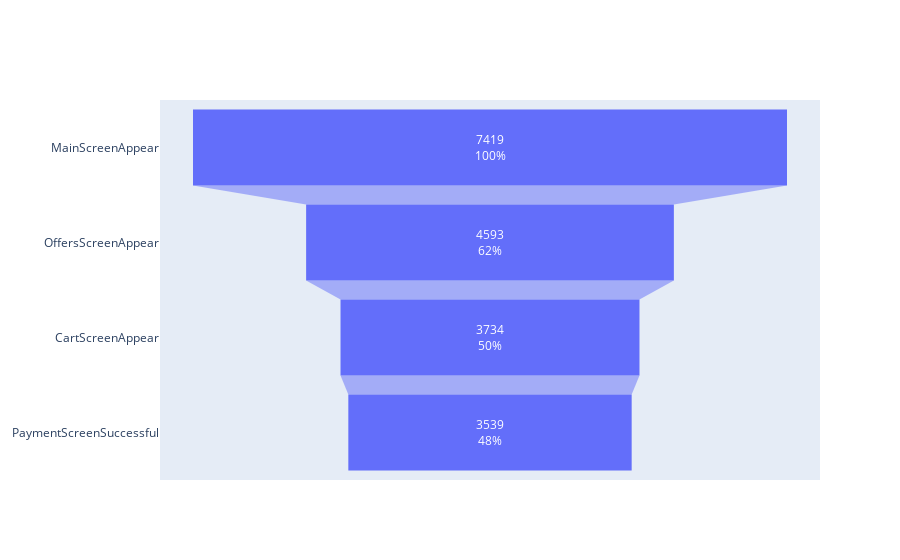

The notebook cell this image was saved under:
### Code cell
fig = go.Figure(go.Funnel(
     y = ['MainScreenAppear','OffersScreenAppear','CartScreenAppear', 'PaymentScreenSuccessful'],
     x = [7419,4593,3734,3539],
     textinfo = "value+percent initial")
    )
fig.show()

### Figure 1 — Plotly figure (JSON) as saved in the notebook; plotly's stock layout.template omitted (floating-point values rounded to 4 significant figures)
{"data": [{"textinfo": "value+percent initial", "type": "funnel", "x": [7419, 4593, 3734, 3539], "y": ["MainScreenAppear", "OffersScreenAppear", "CartScreenAppear", "PaymentScreenSuccessful"]}], "layout": {}}
